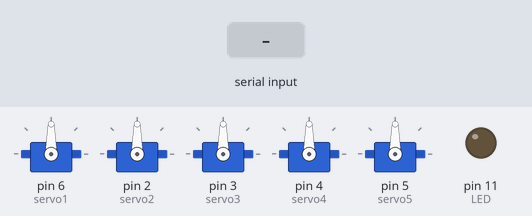
A sketch run on a simulated Arduino Uno, built with avr-gcc and run on an emulated ATmega328P. Shown: 5 × servo, output pins drawn as LEDs (lit = HIGH). The inputs (shaded band) are chosen by the test bench. What the sketch prints to the serial monitor is not drawn.

Above: at 1.2 s.
1.3 s: "1" received over Serial
At 1.7 s:
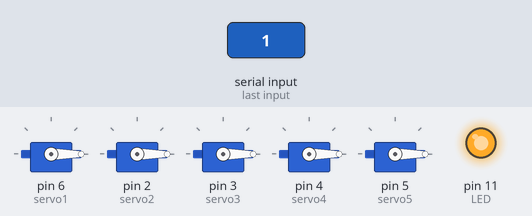
4.3 s: "0" received over Serial
At 4.8 s:
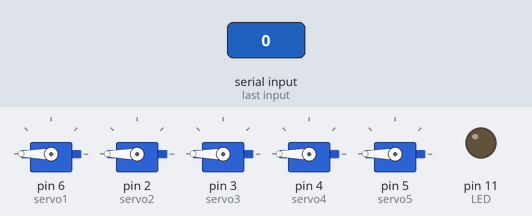
Timing chart, 0 to 7.3 s (numbered marks = the images above; inputs shaded):
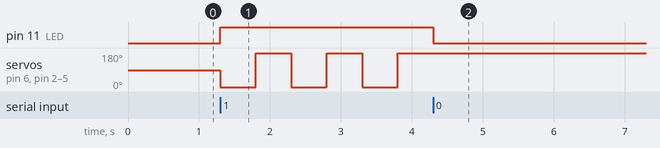

The sketch:

sketch_1_control_servos.ino
```cpp
#include <Servo.h>

Servo servo1;
Servo servo2;
Servo servo3;
Servo servo4;
Servo servo5;

const int LED=11;

bool move = false;

void setup() {
   servo1.attach(6);
   servo2.attach(2);
   servo3.attach(3);
   servo4.attach(4);
   servo5.attach(5);

  pinMode(LED,OUTPUT);

     Serial.begin(115200);
  while (!Serial) {
    ; // wait for serial port to connect. Needed for Native USB only
  }
  Serial.println("Move servos? (1-> move, 0-> stop)");
}

void loop() {

    int incomingData= Serial.read();
    if (incomingData=='1')
    {
      move=true;
      digitalWrite(LED,HIGH);
    }
    if (incomingData=='0')
    {
      move=false;
      digitalWrite(LED,LOW);
    }


    if(move==true)
    {
      servo1.write(0);
      servo2.write(0);
      servo3.write(0);
      servo4.write(0);
      servo5.write(0);

      delay(500);

      servo1.write(180);
      servo2.write(180);
      servo3.write(180);
      servo4.write(180);
      servo5.write(180);

      delay(500);
    }
}
```

Measured:
- after the input at 1.3 s, pin 11 (LED): LOW → HIGH at once; servo on pin 6 (servo1), servo on pin 2 (servo2), servo on pin 3 (servo3), servo on pin 4 (servo4), servo on pin 5 (servo5): alternates 180° for 0.50 s and 0° for 0.50 s, starting at once
- after the input at 4.3 s, pin 11 (LED): HIGH → LOW at once; servo on pin 6 (servo1), servo on pin 2 (servo2), servo on pin 3 (servo3), servo on pin 4 (servo4), servo on pin 5 (servo5): stops changing and stays 180°
